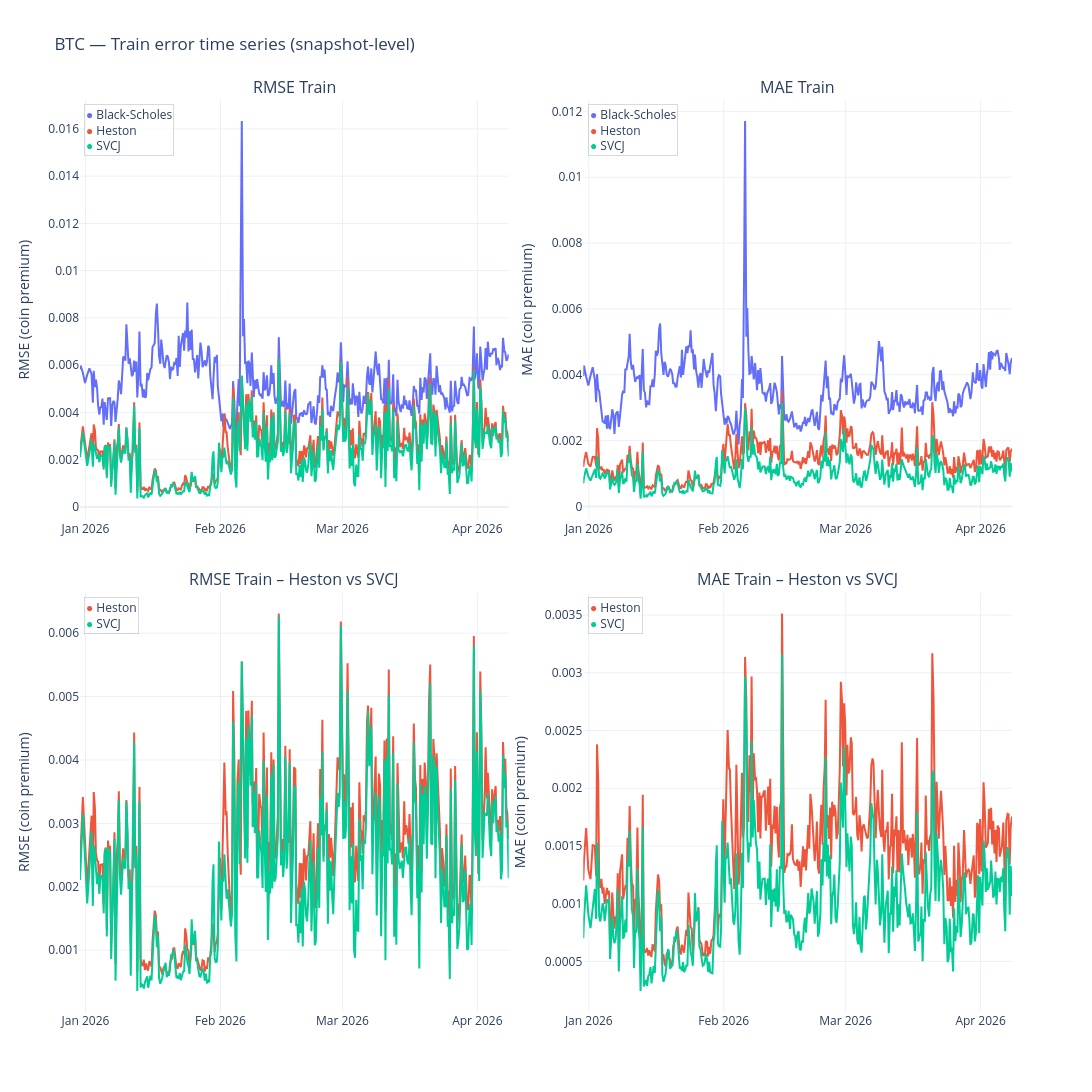
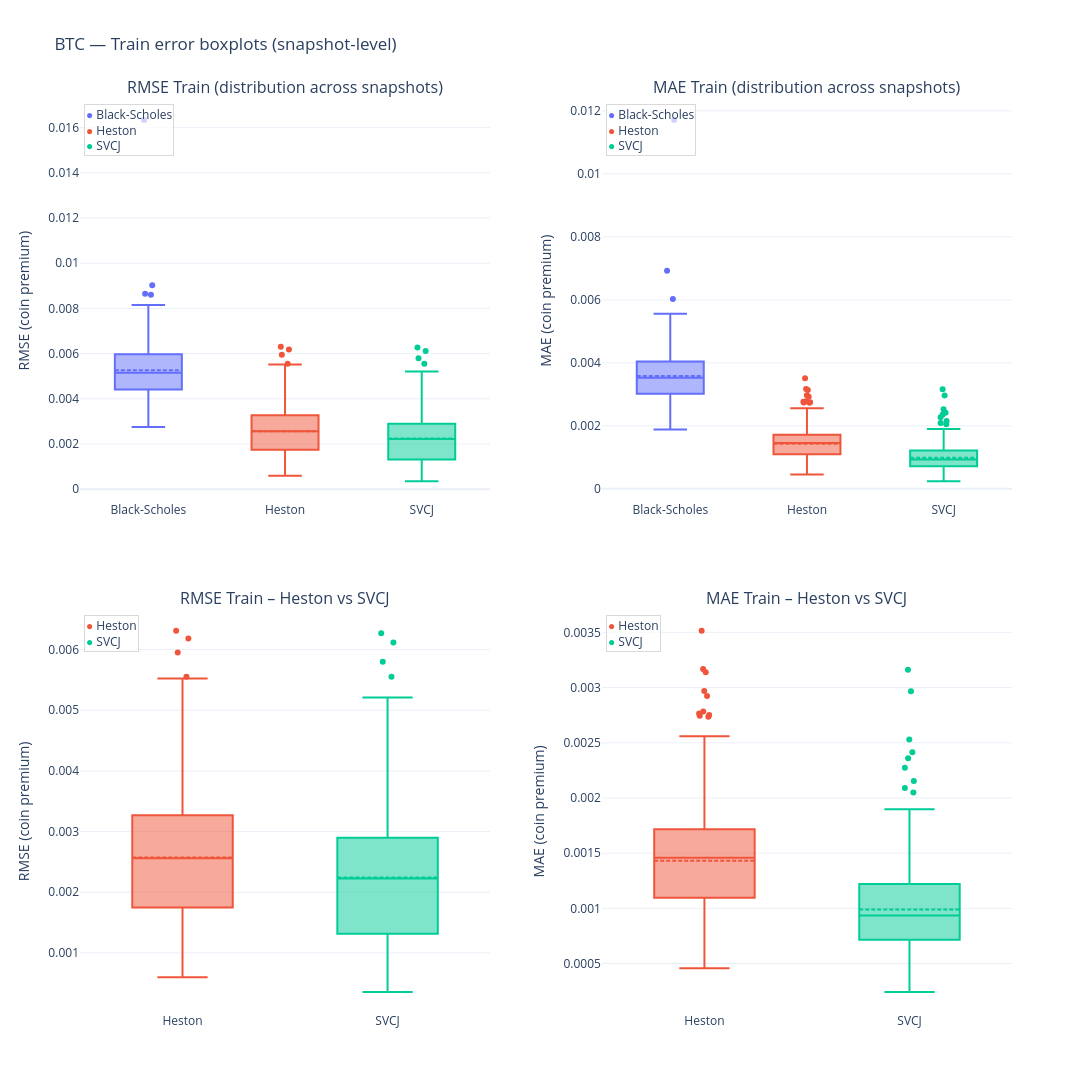
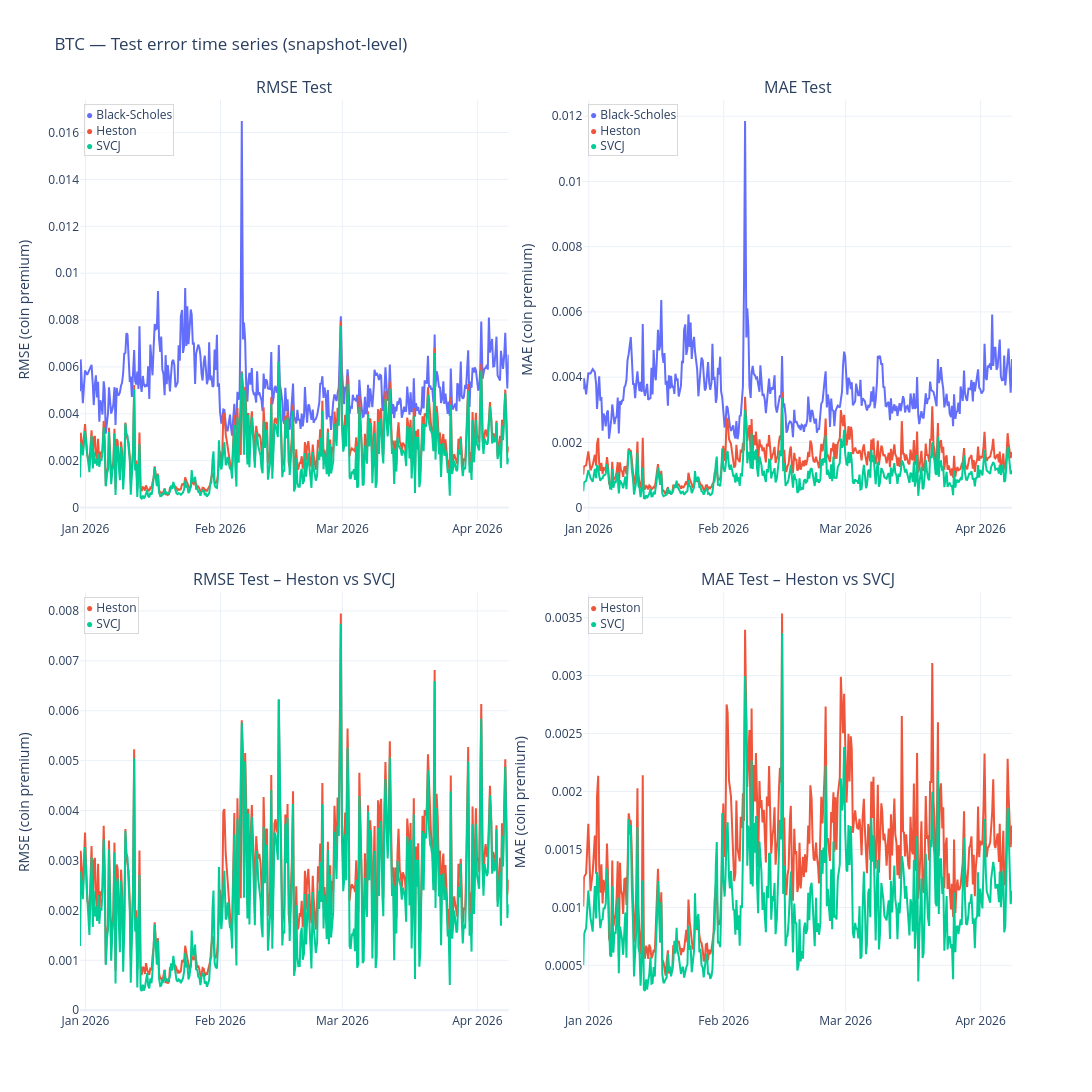
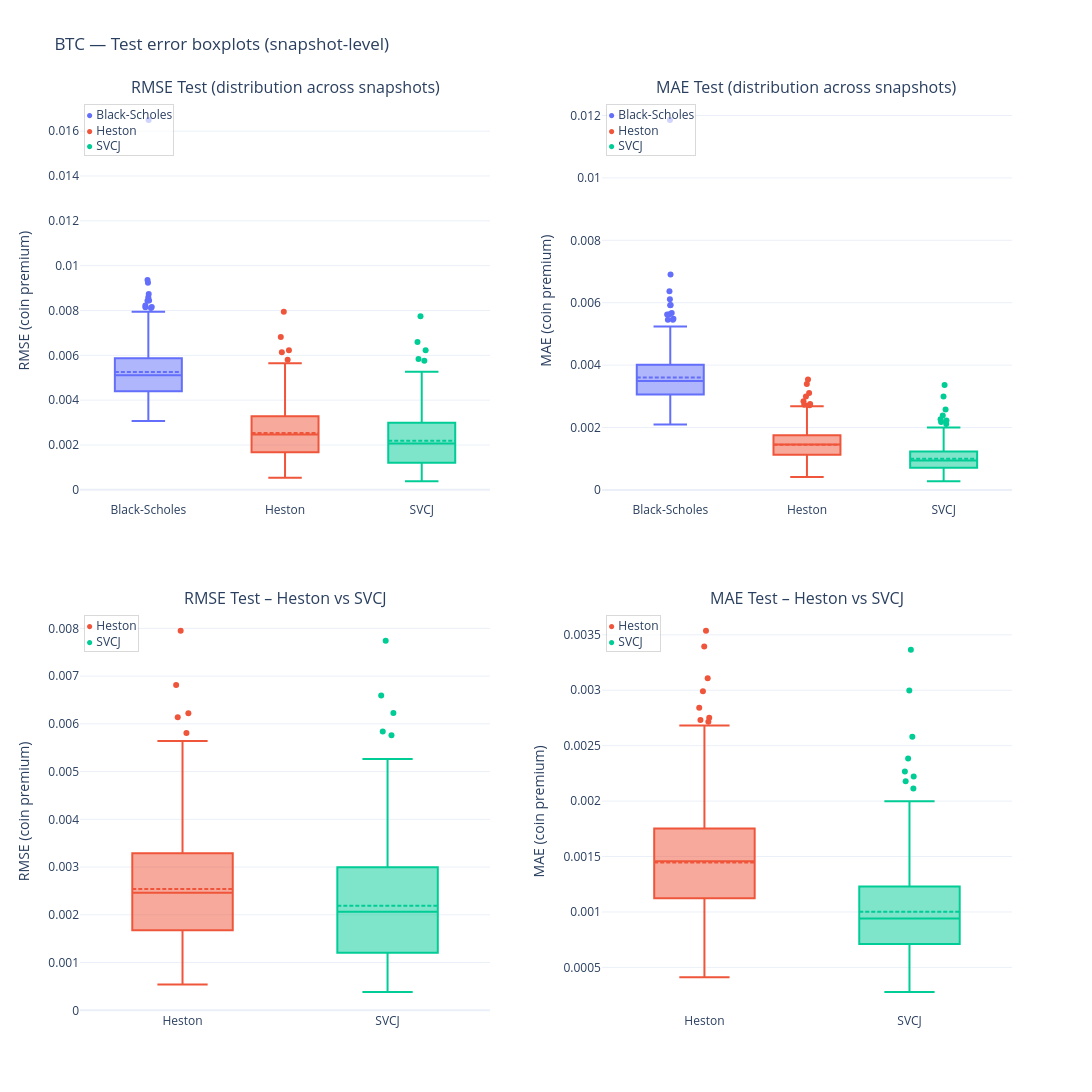

Notebook source saved alongside these figures, in order:
### Markdown cell above
## 10) A single “report runner” per currency

To keep the notebook readable, we wrap the repeated steps into one function that:
- prints key counts,
- displays error time series + boxplots (train & test),
- outputs error summary tables (train & test),
- outputs spread-relative diagnostics (train & test),
- outputs bucket plots (test),
- outputs convergence diagnostics (already global),
- outputs parameter stability and near-bound tables.

### Code cell
def run_currency_report(currency, n_boot=3000):
    return analysis.run_currency_report(state, currency, n_boot=n_boot)


RUN_REPORTS = True
N_BOOT = 3000

if RUN_REPORTS:
    run_currency_report("BTC", n_boot=N_BOOT)
    run_currency_report("ETH", n_boot=N_BOOT)
else:
    print("RUN_REPORTS=False. Set RUN_REPORTS=True to generate the full BTC/ETH report outputs.")

### Figure 1 — Plotly figure (JSON) as saved in the notebook; plotly's stock layout.template omitted (floating-point values rounded to 4 significant figures; data arrays with more than 128 entries replaced by an {"elided": "..."} marker saying what was removed)
{"data": [{"line": {"color": "#636EFA", "width": 2}, "mode": "lines", "name": "Black-Scholes", "showlegend": false, "type": "scatter", "x": {"elided": "388 str values"}, "xaxis": "x", "y": {"elided": "388 float values"}, "yaxis": "y"}, {"line": {"color": "#636EFA", "width": 2}, "mode": "lines", "name": "Black-Scholes", "showlegend": false, "type": "scatter", "x": {"elided": "388 str values"}, "xaxis": "x2", "y": {"elided": "388 float values"}, "yaxis": "y2"}, {"line": {"color": "#EF553B", "width": 2}, "mode": "lines", "name": "Heston", "showlegend": false, "type": "scatter", "x": {"elided": "388 str values"}, "xaxis": "x", "y": {"elided": "388 float values"}, "yaxis": "y"}, {"line": {"color": "#EF553B", "width": 2}, "mode": "lines", "name": "Heston", "showlegend": false, "type": "scatter", "x": {"elided": "388 str values"}, "xaxis": "x2", "y": {"elided": "388 float values"}, "yaxis": "y2"}, {"line": {"color": "#00CC96", "width": 2}, "mode": "lines", "name": "SVCJ", "showlegend": false, "type": "scatter", "x": {"elided": "382 str values"}, "xaxis": "x", "y": {"elided": "382 float values"}, "yaxis": "y"}, {"line": {"color": "#00CC96", "width": 2}, "mode": "lines", "name": "SVCJ", "showlegend": false, "type": "scatter", "x": {"elided": "382 str values"}, "xaxis": "x2", "y": {"elided": "382 float values"}, "yaxis": "y2"}, {"line": {"color": "#EF553B", "width": 2}, "mode": "lines", "name": "Heston", "showlegend": false, "type": "scatter", "x": {"elided": "388 str values"}, "xaxis": "x3", "y": {"elided": "388 float values"}, "yaxis": "y3"}, {"line": {"color": "#EF553B", "width": 2}, "mode": "lines", "name": "Heston", "showlegend": false, "type": "scatter", "x": {"elided": "388 str values"}, "xaxis": "x4", "y": {"elided": "388 float values"}, "yaxis": "y4"}, {"line": {"color": "#00CC96", "width": 2}, "mode": "lines", "name": "SVCJ", "showlegend": false, "type": "scatter", "x": {"elided": "382 str values"}, "xaxis": "x3", "y": {"elided": "382 float values"}, "yaxis": "y3"}, {"line": {"color": "#00CC96", "width": 2}, "mode": "lines", "name": "SVCJ", "showlegend": false, "type": "scatter", "x": {"elided": "382 str values"}, "xaxis": "x4", "y": {"elided": "382 float values"}, "yaxis": "y4"}], "layout": {"annotations": [{"font": {"size": 16}, "showarrow": false, "text": "RMSE Train", "x": 0.23, "xanchor": "center", "xref": "paper", "y": 1.0, "yanchor": "bottom", "yref": "paper"}, {"font": {"size": 16}, "showarrow": false, "text": "MAE Train", "x": 0.77, "xanchor": "center", "xref": "paper", "y": 1.0, "yanchor": "bottom", "yref": "paper"}, {"font": {"size": 16}, "showarrow": false, "text": "RMSE Train – Heston vs SVCJ", "x": 0.23, "xanchor": "center", "xref": "paper", "y": 0.46, "yanchor": "bottom", "yref": "paper"}, {"font": {"size": 16}, "showarrow": false, "text": "MAE Train – Heston vs SVCJ", "x": 0.77, "xanchor": "center", "xref": "paper", "y": 0.46, "yanchor": "bottom", "yref": "paper"}, {"align": "left", "bgcolor": "rgba(255,255,255,0.70)", "bordercolor": "rgba(0,0,0,0.15)", "borderwidth": 1, "font": {"size": 12}, "showarrow": false, "text": "<span style='color:#636EFA'>●</span> Black-Scholes<br><span style='color:#EF553B'>●</span> Heston<br><span style='color:#00CC96'>●</span> SVCJ", "x": 0.01, "xref": "x domain", "y": 0.99, "yref": "y domain"}, {"align": "left", "bgcolor": "rgba(255,255,255,0.70)", "bordercolor": "rgba(0,0,0,0.15)", "borderwidth": 1, "font": {"size": 12}, "showarrow": false, "text": "<span style='color:#636EFA'>●</span> Black-Scholes<br><span style='color:#EF553B'>●</span> Heston<br><span style='color:#00CC96'>●</span> SVCJ", "x": 0.01, "xref": "x2 domain", "y": 0.99, "yref": "y2 domain"}, {"align": "left", "bgcolor": "rgba(255,255,255,0.70)", "bordercolor": "rgba(0,0,0,0.15)", "borderwidth": 1, "font": {"size": 12}, "showarrow": false, "text": "<span style='color:#EF553B'>●</span> Heston<br><span style='color:#00CC96'>●</span> SVCJ", "x": 0.01, "xref": "x3 domain", "y": 0.99, "yref": "y3 domain"}, {"align": "left", "bgcolor": "rgba(255,255,255,0.70)", "bordercolor": "rgba(0,0,0,0.15)", "borderwidth": 1, "font": {"size": 12}, "showarrow": false, "text": "<span style='color:#EF553B'>●</span> Heston<br><span style='color:#00CC96'>●</span> SVCJ", "x": 0.01, "xref": "x4 domain", "y": 0.99, "yref": "y4 domain"}], "height": 1100, "showlegend": false, "title": {"text": "BTC — Train error time series (snapshot-level)"}, "width": 1200, "xaxis": {"anchor": "y", "domain": [0.0, 0.46]}, "xaxis2": {"anchor": "y2", "domain": [0.54, 1.0]}, "xaxis3": {"anchor": "y3", "domain": [0.0, 0.46]}, "xaxis4": {"anchor": "y4", "domain": [0.54, 1.0]}, "yaxis": {"anchor": "x", "domain": [0.54, 1.0], "title": {"text": "RMSE (coin premium)"}}, "yaxis2": {"anchor": "x2", "domain": [0.54, 1.0], "title": {"text": "MAE (coin premium)"}}, "yaxis3": {"anchor": "x3", "domain": [0.0, 0.46], "title": {"text": "RMSE (coin premium)"}}, "yaxis4": {"anchor": "x4", "domain": [0.0, 0.46], "title": {"text": "MAE (coin premium)"}}}}

### Figure 2 — Plotly figure (JSON) as saved in the notebook; plotly's stock layout.template omitted (floating-point values rounded to 4 significant figures; data arrays with more than 128 entries replaced by an {"elided": "..."} marker saying what was removed)
{"data": [{"boxmean": true, "boxpoints": "outliers", "jitter": 0.15, "marker": {"color": "#636EFA"}, "name": "Black-Scholes", "pointpos": 0.0, "showlegend": false, "type": "box", "xaxis": "x", "y": {"elided": "388 float values"}, "yaxis": "y"}, {"boxmean": true, "boxpoints": "outliers", "jitter": 0.15, "marker": {"color": "#636EFA"}, "name": "Black-Scholes", "pointpos": 0.0, "showlegend": false, "type": "box", "xaxis": "x2", "y": {"elided": "388 float values"}, "yaxis": "y2"}, {"boxmean": true, "boxpoints": "outliers", "jitter": 0.15, "marker": {"color": "#EF553B"}, "name": "Heston", "pointpos": 0.0, "showlegend": false, "type": "box", "xaxis": "x", "y": {"elided": "388 float values"}, "yaxis": "y"}, {"boxmean": true, "boxpoints": "outliers", "jitter": 0.15, "marker": {"color": "#EF553B"}, "name": "Heston", "pointpos": 0.0, "showlegend": false, "type": "box", "xaxis": "x2", "y": {"elided": "388 float values"}, "yaxis": "y2"}, {"boxmean": true, "boxpoints": "outliers", "jitter": 0.15, "marker": {"color": "#00CC96"}, "name": "SVCJ", "pointpos": 0.0, "showlegend": false, "type": "box", "xaxis": "x", "y": {"elided": "382 float values"}, "yaxis": "y"}, {"boxmean": true, "boxpoints": "outliers", "jitter": 0.15, "marker": {"color": "#00CC96"}, "name": "SVCJ", "pointpos": 0.0, "showlegend": false, "type": "box", "xaxis": "x2", "y": {"elided": "382 float values"}, "yaxis": "y2"}, {"boxmean": true, "boxpoints": "outliers", "jitter": 0.15, "marker": {"color": "#EF553B"}, "name": "Heston", "pointpos": 0.0, "showlegend": false, "type": "box", "xaxis": "x3", "y": {"elided": "388 float values"}, "yaxis": "y3"}, {"boxmean": true, "boxpoints": "outliers", "jitter": 0.15, "marker": {"color": "#EF553B"}, "name": "Heston", "pointpos": 0.0, "showlegend": false, "type": "box", "xaxis": "x4", "y": {"elided": "388 float values"}, "yaxis": "y4"}, {"boxmean": true, "boxpoints": "outliers", "jitter": 0.15, "marker": {"color": "#00CC96"}, "name": "SVCJ", "pointpos": 0.0, "showlegend": false, "type": "box", "xaxis": "x3", "y": {"elided": "382 float values"}, "yaxis": "y3"}, {"boxmean": true, "boxpoints": "outliers", "jitter": 0.15, "marker": {"color": "#00CC96"}, "name": "SVCJ", "pointpos": 0.0, "showlegend": false, "type": "box", "xaxis": "x4", "y": {"elided": "382 float values"}, "yaxis": "y4"}], "layout": {"annotations": [{"font": {"size": 16}, "showarrow": false, "text": "RMSE Train (distribution across snapshots)", "x": 0.22, "xanchor": "center", "xref": "paper", "y": 1.0, "yanchor": "bottom", "yref": "paper"}, {"font": {"size": 16}, "showarrow": false, "text": "MAE Train (distribution across snapshots)", "x": 0.78, "xanchor": "center", "xref": "paper", "y": 1.0, "yanchor": "bottom", "yref": "paper"}, {"font": {"size": 16}, "showarrow": false, "text": "RMSE Train – Heston vs SVCJ", "x": 0.22, "xanchor": "center", "xref": "paper", "y": 0.44, "yanchor": "bottom", "yref": "paper"}, {"font": {"size": 16}, "showarrow": false, "text": "MAE Train – Heston vs SVCJ", "x": 0.78, "xanchor": "center", "xref": "paper", "y": 0.44, "yanchor": "bottom", "yref": "paper"}, {"align": "left", "bgcolor": "rgba(255,255,255,0.70)", "bordercolor": "rgba(0,0,0,0.15)", "borderwidth": 1, "font": {"size": 12}, "showarrow": false, "text": "<span style='color:#636EFA'>●</span> Black-Scholes<br><span style='color:#EF553B'>●</span> Heston<br><span style='color:#00CC96'>●</span> SVCJ", "x": 0.01, "xref": "x domain", "y": 0.99, "yref": "y domain"}, {"align": "left", "bgcolor": "rgba(255,255,255,0.70)", "bordercolor": "rgba(0,0,0,0.15)", "borderwidth": 1, "font": {"size": 12}, "showarrow": false, "text": "<span style='color:#636EFA'>●</span> Black-Scholes<br><span style='color:#EF553B'>●</span> Heston<br><span style='color:#00CC96'>●</span> SVCJ", "x": 0.01, "xref": "x2 domain", "y": 0.99, "yref": "y2 domain"}, {"align": "left", "bgcolor": "rgba(255,255,255,0.70)", "bordercolor": "rgba(0,0,0,0.15)", "borderwidth": 1, "font": {"size": 12}, "showarrow": false, "text": "<span style='color:#EF553B'>●</span> Heston<br><span style='color:#00CC96'>●</span> SVCJ", "x": 0.01, "xref": "x3 domain", "y": 0.99, "yref": "y3 domain"}, {"align": "left", "bgcolor": "rgba(255,255,255,0.70)", "bordercolor": "rgba(0,0,0,0.15)", "borderwidth": 1, "font": {"size": 12}, "showarrow": false, "text": "<span style='color:#EF553B'>●</span> Heston<br><span style='color:#00CC96'>●</span> SVCJ", "x": 0.01, "xref": "x4 domain", "y": 0.99, "yref": "y4 domain"}], "height": 1100, "showlegend": false, "title": {"text": "BTC — Train error boxplots (snapshot-level)"}, "width": 1200, "xaxis": {"anchor": "y", "domain": [0.0, 0.44]}, "xaxis2": {"anchor": "y2", "domain": [0.56, 1.0]}, "xaxis3": {"anchor": "y3", "domain": [0.0, 0.44]}, "xaxis4": {"anchor": "y4", "domain": [0.56, 1.0]}, "yaxis": {"anchor": "x", "domain": [0.56, 1.0], "title": {"text": "RMSE (coin premium)"}}, "yaxis2": {"anchor": "x2", "domain": [0.56, 1.0], "title": {"text": "MAE (coin premium)"}}, "yaxis3": {"anchor": "x3", "domain": [0.0, 0.44], "title": {"text": "RMSE (coin premium)"}}, "yaxis4": {"anchor": "x4", "domain": [0.0, 0.44], "title": {"text": "MAE (coin premium)"}}}}

### Figure 3 — Plotly figure (JSON) as saved in the notebook; plotly's stock layout.template omitted (floating-point values rounded to 4 significant figures; data arrays with more than 128 entries replaced by an {"elided": "..."} marker saying what was removed)
{"data": [{"line": {"color": "#636EFA", "width": 2}, "mode": "lines", "name": "Black-Scholes", "showlegend": false, "type": "scatter", "x": {"elided": "388 str values"}, "xaxis": "x", "y": {"elided": "388 float values"}, "yaxis": "y"}, {"line": {"color": "#636EFA", "width": 2}, "mode": "lines", "name": "Black-Scholes", "showlegend": false, "type": "scatter", "x": {"elided": "388 str values"}, "xaxis": "x2", "y": {"elided": "388 float values"}, "yaxis": "y2"}, {"line": {"color": "#EF553B", "width": 2}, "mode": "lines", "name": "Heston", "showlegend": false, "type": "scatter", "x": {"elided": "388 str values"}, "xaxis": "x", "y": {"elided": "388 float values"}, "yaxis": "y"}, {"line": {"color": "#EF553B", "width": 2}, "mode": "lines", "name": "Heston", "showlegend": false, "type": "scatter", "x": {"elided": "388 str values"}, "xaxis": "x2", "y": {"elided": "388 float values"}, "yaxis": "y2"}, {"line": {"color": "#00CC96", "width": 2}, "mode": "lines", "name": "SVCJ", "showlegend": false, "type": "scatter", "x": {"elided": "382 str values"}, "xaxis": "x", "y": {"elided": "382 float values"}, "yaxis": "y"}, {"line": {"color": "#00CC96", "width": 2}, "mode": "lines", "name": "SVCJ", "showlegend": false, "type": "scatter", "x": {"elided": "382 str values"}, "xaxis": "x2", "y": {"elided": "382 float values"}, "yaxis": "y2"}, {"line": {"color": "#EF553B", "width": 2}, "mode": "lines", "name": "Heston", "showlegend": false, "type": "scatter", "x": {"elided": "388 str values"}, "xaxis": "x3", "y": {"elided": "388 float values"}, "yaxis": "y3"}, {"line": {"color": "#EF553B", "width": 2}, "mode": "lines", "name": "Heston", "showlegend": false, "type": "scatter", "x": {"elided": "388 str values"}, "xaxis": "x4", "y": {"elided": "388 float values"}, "yaxis": "y4"}, {"line": {"color": "#00CC96", "width": 2}, "mode": "lines", "name": "SVCJ", "showlegend": false, "type": "scatter", "x": {"elided": "382 str values"}, "xaxis": "x3", "y": {"elided": "382 float values"}, "yaxis": "y3"}, {"line": {"color": "#00CC96", "width": 2}, "mode": "lines", "name": "SVCJ", "showlegend": false, "type": "scatter", "x": {"elided": "382 str values"}, "xaxis": "x4", "y": {"elided": "382 float values"}, "yaxis": "y4"}], "layout": {"annotations": [{"font": {"size": 16}, "showarrow": false, "text": "RMSE Test", "x": 0.23, "xanchor": "center", "xref": "paper", "y": 1.0, "yanchor": "bottom", "yref": "paper"}, {"font": {"size": 16}, "showarrow": false, "text": "MAE Test", "x": 0.77, "xanchor": "center", "xref": "paper", "y": 1.0, "yanchor": "bottom", "yref": "paper"}, {"font": {"size": 16}, "showarrow": false, "text": "RMSE Test – Heston vs SVCJ", "x": 0.23, "xanchor": "center", "xref": "paper", "y": 0.46, "yanchor": "bottom", "yref": "paper"}, {"font": {"size": 16}, "showarrow": false, "text": "MAE Test – Heston vs SVCJ", "x": 0.77, "xanchor": "center", "xref": "paper", "y": 0.46, "yanchor": "bottom", "yref": "paper"}, {"align": "left", "bgcolor": "rgba(255,255,255,0.70)", "bordercolor": "rgba(0,0,0,0.15)", "borderwidth": 1, "font": {"size": 12}, "showarrow": false, "text": "<span style='color:#636EFA'>●</span> Black-Scholes<br><span style='color:#EF553B'>●</span> Heston<br><span style='color:#00CC96'>●</span> SVCJ", "x": 0.01, "xref": "x domain", "y": 0.99, "yref": "y domain"}, {"align": "left", "bgcolor": "rgba(255,255,255,0.70)", "bordercolor": "rgba(0,0,0,0.15)", "borderwidth": 1, "font": {"size": 12}, "showarrow": false, "text": "<span style='color:#636EFA'>●</span> Black-Scholes<br><span style='color:#EF553B'>●</span> Heston<br><span style='color:#00CC96'>●</span> SVCJ", "x": 0.01, "xref": "x2 domain", "y": 0.99, "yref": "y2 domain"}, {"align": "left", "bgcolor": "rgba(255,255,255,0.70)", "bordercolor": "rgba(0,0,0,0.15)", "borderwidth": 1, "font": {"size": 12}, "showarrow": false, "text": "<span style='color:#EF553B'>●</span> Heston<br><span style='color:#00CC96'>●</span> SVCJ", "x": 0.01, "xref": "x3 domain", "y": 0.99, "yref": "y3 domain"}, {"align": "left", "bgcolor": "rgba(255,255,255,0.70)", "bordercolor": "rgba(0,0,0,0.15)", "borderwidth": 1, "font": {"size": 12}, "showarrow": false, "text": "<span style='color:#EF553B'>●</span> Heston<br><span style='color:#00CC96'>●</span> SVCJ", "x": 0.01, "xref": "x4 domain", "y": 0.99, "yref": "y4 domain"}], "height": 1100, "showlegend": false, "title": {"text": "BTC — Test error time series (snapshot-level)"}, "width": 1200, "xaxis": {"anchor": "y", "domain": [0.0, 0.46]}, "xaxis2": {"anchor": "y2", "domain": [0.54, 1.0]}, "xaxis3": {"anchor": "y3", "domain": [0.0, 0.46]}, "xaxis4": {"anchor": "y4", "domain": [0.54, 1.0]}, "yaxis": {"anchor": "x", "domain": [0.54, 1.0], "title": {"text": "RMSE (coin premium)"}}, "yaxis2": {"anchor": "x2", "domain": [0.54, 1.0], "title": {"text": "MAE (coin premium)"}}, "yaxis3": {"anchor": "x3", "domain": [0.0, 0.46], "title": {"text": "RMSE (coin premium)"}}, "yaxis4": {"anchor": "x4", "domain": [0.0, 0.46], "title": {"text": "MAE (coin premium)"}}}}

### Figure 4 — Plotly figure (JSON) as saved in the notebook; plotly's stock layout.template omitted (floating-point values rounded to 4 significant figures; data arrays with more than 128 entries replaced by an {"elided": "..."} marker saying what was removed)
{"data": [{"boxmean": true, "boxpoints": "outliers", "jitter": 0.15, "marker": {"color": "#636EFA"}, "name": "Black-Scholes", "pointpos": 0.0, "showlegend": false, "type": "box", "xaxis": "x", "y": {"elided": "388 float values"}, "yaxis": "y"}, {"boxmean": true, "boxpoints": "outliers", "jitter": 0.15, "marker": {"color": "#636EFA"}, "name": "Black-Scholes", "pointpos": 0.0, "showlegend": false, "type": "box", "xaxis": "x2", "y": {"elided": "388 float values"}, "yaxis": "y2"}, {"boxmean": true, "boxpoints": "outliers", "jitter": 0.15, "marker": {"color": "#EF553B"}, "name": "Heston", "pointpos": 0.0, "showlegend": false, "type": "box", "xaxis": "x", "y": {"elided": "388 float values"}, "yaxis": "y"}, {"boxmean": true, "boxpoints": "outliers", "jitter": 0.15, "marker": {"color": "#EF553B"}, "name": "Heston", "pointpos": 0.0, "showlegend": false, "type": "box", "xaxis": "x2", "y": {"elided": "388 float values"}, "yaxis": "y2"}, {"boxmean": true, "boxpoints": "outliers", "jitter": 0.15, "marker": {"color": "#00CC96"}, "name": "SVCJ", "pointpos": 0.0, "showlegend": false, "type": "box", "xaxis": "x", "y": {"elided": "382 float values"}, "yaxis": "y"}, {"boxmean": true, "boxpoints": "outliers", "jitter": 0.15, "marker": {"color": "#00CC96"}, "name": "SVCJ", "pointpos": 0.0, "showlegend": false, "type": "box", "xaxis": "x2", "y": {"elided": "382 float values"}, "yaxis": "y2"}, {"boxmean": true, "boxpoints": "outliers", "jitter": 0.15, "marker": {"color": "#EF553B"}, "name": "Heston", "pointpos": 0.0, "showlegend": false, "type": "box", "xaxis": "x3", "y": {"elided": "388 float values"}, "yaxis": "y3"}, {"boxmean": true, "boxpoints": "outliers", "jitter": 0.15, "marker": {"color": "#EF553B"}, "name": "Heston", "pointpos": 0.0, "showlegend": false, "type": "box", "xaxis": "x4", "y": {"elided": "388 float values"}, "yaxis": "y4"}, {"boxmean": true, "boxpoints": "outliers", "jitter": 0.15, "marker": {"color": "#00CC96"}, "name": "SVCJ", "pointpos": 0.0, "showlegend": false, "type": "box", "xaxis": "x3", "y": {"elided": "382 float values"}, "yaxis": "y3"}, {"boxmean": true, "boxpoints": "outliers", "jitter": 0.15, "marker": {"color": "#00CC96"}, "name": "SVCJ", "pointpos": 0.0, "showlegend": false, "type": "box", "xaxis": "x4", "y": {"elided": "382 float values"}, "yaxis": "y4"}], "layout": {"annotations": [{"font": {"size": 16}, "showarrow": false, "text": "RMSE Test (distribution across snapshots)", "x": 0.22, "xanchor": "center", "xref": "paper", "y": 1.0, "yanchor": "bottom", "yref": "paper"}, {"font": {"size": 16}, "showarrow": false, "text": "MAE Test (distribution across snapshots)", "x": 0.78, "xanchor": "center", "xref": "paper", "y": 1.0, "yanchor": "bottom", "yref": "paper"}, {"font": {"size": 16}, "showarrow": false, "text": "RMSE Test – Heston vs SVCJ", "x": 0.22, "xanchor": "center", "xref": "paper", "y": 0.44, "yanchor": "bottom", "yref": "paper"}, {"font": {"size": 16}, "showarrow": false, "text": "MAE Test – Heston vs SVCJ", "x": 0.78, "xanchor": "center", "xref": "paper", "y": 0.44, "yanchor": "bottom", "yref": "paper"}, {"align": "left", "bgcolor": "rgba(255,255,255,0.70)", "bordercolor": "rgba(0,0,0,0.15)", "borderwidth": 1, "font": {"size": 12}, "showarrow": false, "text": "<span style='color:#636EFA'>●</span> Black-Scholes<br><span style='color:#EF553B'>●</span> Heston<br><span style='color:#00CC96'>●</span> SVCJ", "x": 0.01, "xref": "x domain", "y": 0.99, "yref": "y domain"}, {"align": "left", "bgcolor": "rgba(255,255,255,0.70)", "bordercolor": "rgba(0,0,0,0.15)", "borderwidth": 1, "font": {"size": 12}, "showarrow": false, "text": "<span style='color:#636EFA'>●</span> Black-Scholes<br><span style='color:#EF553B'>●</span> Heston<br><span style='color:#00CC96'>●</span> SVCJ", "x": 0.01, "xref": "x2 domain", "y": 0.99, "yref": "y2 domain"}, {"align": "left", "bgcolor": "rgba(255,255,255,0.70)", "bordercolor": "rgba(0,0,0,0.15)", "borderwidth": 1, "font": {"size": 12}, "showarrow": false, "text": "<span style='color:#EF553B'>●</span> Heston<br><span style='color:#00CC96'>●</span> SVCJ", "x": 0.01, "xref": "x3 domain", "y": 0.99, "yref": "y3 domain"}, {"align": "left", "bgcolor": "rgba(255,255,255,0.70)", "bordercolor": "rgba(0,0,0,0.15)", "borderwidth": 1, "font": {"size": 12}, "showarrow": false, "text": "<span style='color:#EF553B'>●</span> Heston<br><span style='color:#00CC96'>●</span> SVCJ", "x": 0.01, "xref": "x4 domain", "y": 0.99, "yref": "y4 domain"}], "height": 1100, "showlegend": false, "title": {"text": "BTC — Test error boxplots (snapshot-level)"}, "width": 1200, "xaxis": {"anchor": "y", "domain": [0.0, 0.44]}, "xaxis2": {"anchor": "y2", "domain": [0.56, 1.0]}, "xaxis3": {"anchor": "y3", "domain": [0.0, 0.44]}, "xaxis4": {"anchor": "y4", "domain": [0.56, 1.0]}, "yaxis": {"anchor": "x", "domain": [0.56, 1.0], "title": {"text": "RMSE (coin premium)"}}, "yaxis2": {"anchor": "x2", "domain": [0.56, 1.0], "title": {"text": "MAE (coin premium)"}}, "yaxis3": {"anchor": "x3", "domain": [0.0, 0.44], "title": {"text": "RMSE (coin premium)"}}, "yaxis4": {"anchor": "x4", "domain": [0.0, 0.44], "title": {"text": "MAE (coin premium)"}}}}
